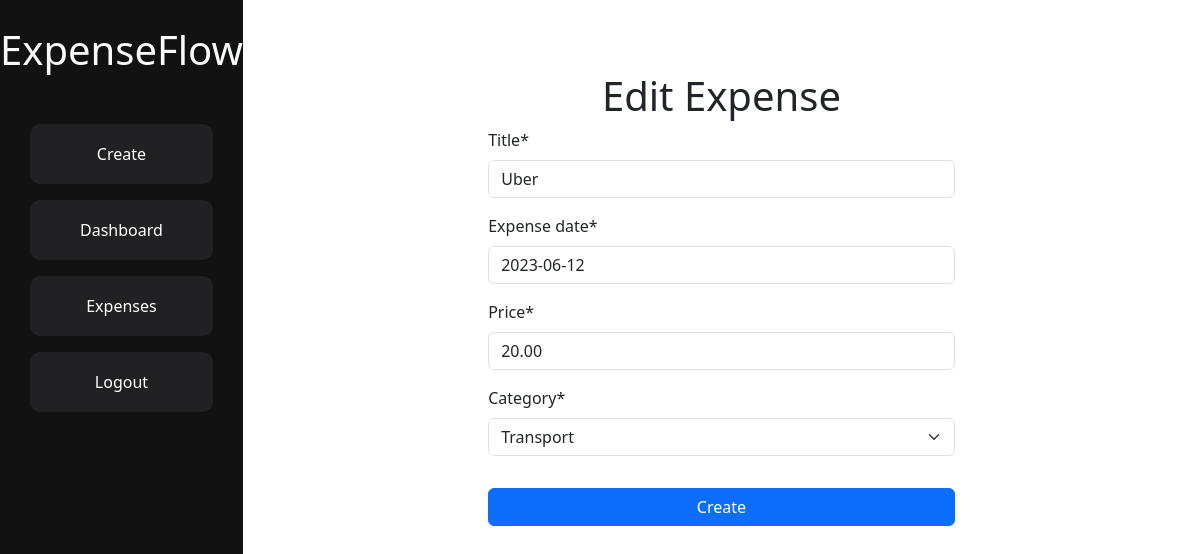
The page /expense/edit/6/ (signed in) on the database its author committed.
### app/models.py (models this page shows, shortened)
class Expense(models.Model):
    user = models.ForeignKey(User, on_delete=models.CASCADE)
    category = models.ForeignKey(Category, on_delete=models.CASCADE)
    title = models.CharField(max_length=100)
    price = models.DecimalField(max_digits=8, decimal_places=2)
    expense_date = models.DateField()
    created_date = models.DateTimeField(auto_now_add=True)

### app/views.py (the view)
# urls.py: path('expense/edit/<int:pk>/', ExpenseUpdateView.as_view(), name='expense-edit')
class ExpenseUpdateView(UpdateView):
    model = Expense
    fields = ['title', 'expense_date', 'price', 'category']
    template_name = 'expense_edit.html'
    success_url = reverse_lazy("expense-list")

### app/models.py (called while the page is built)
    def __str__(self):
        return self.name

### app/templates/expense_edit.html (shortened to what this page needs)
{% extends 'base.html' %}
{% load static %}
{% load crispy_forms_tags %}
{% block content %}
<div class=" m-auto h-50 w-100 d-flex justify-content-center align-items-center flex-column">
    <h1>Edit Expense</h1>
    <form method="POST" class="h-50 w-50">
       {{ form | crispy }}
       <button type="submit" class="mt-3 btn btn-primary w-100" >Create</button>
    </form>
</div>
{% endblock %}

### app/static/css/base.css (style rules this page uses)
* { margin: 0; padding: 0; box-sizing: border-box; }
body { height: 100vh; display: flex; justify-content: flex-start; flex-shrink: 1; font-family: 'Montserrat', sans-serif; color: #FFFFFF; }

### rows shown on the page
Expense: title "Uber", expense_date "2023-06-12", price "20.00", category "Transport"
